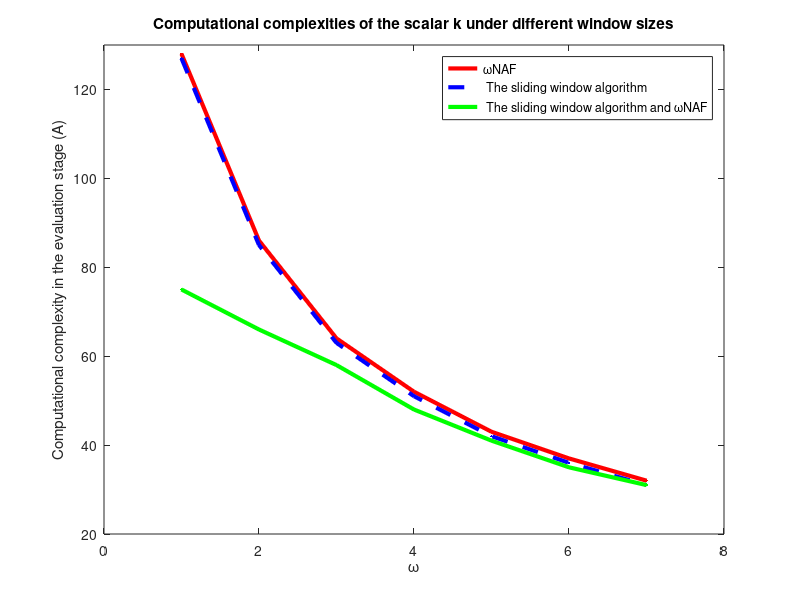

MATLAB code to generate this figure:
clear all;
clc
 
% x=[1,2,3,4,5,6,7];
% y1=[128,86,64,52,43,37,32];
% y2=[127,85,63,51,42,36,31];
% y3=[106,77,60,49,41,35,31];
% %y3=[75,66,58,48,41,35,31];
% plot(x,y1,'r.-','LineWidth', 3);     %以x矩阵的值为横坐标，y矩阵值为纵坐标，分别画出点(1,4),(2,5),(3,6),(4,2)
% hold on;
% plot(x,y2,'b.--','LineWidth', 3);              %'*'表示坐标点用*号表示，‘r’表示点为红色，'-'表示用实线连接
% hold on;
% plot(x,y3,'g.-','LineWidth', 3);
% axis([0,8,20,130]);  %设置x轴范围为0~5，y轴范围为0~10（注意，设置x、y轴范围要在plot函数后）
% xlabel('ω');
% ylabel('Computational complexity in the evaluation stage (A)');
% title('Computational complexities of the three algorithms under different window sizes');
% legend('ωNAF', ' The sliding window algorithm', ' The sliding window algorithm and ωNAF'); % Add legends

%%%
x=[1,2,3,4,5,6,7];
y1=[128,86,64,52,43,37,32];
y2=[127,85,63,51,42,36,31];
y3=[75,66,58,48,41,35,31];
%y3=[75,66,58,48,41,35,31];
plot(x,y1,'r.-','LineWidth', 3);     %以x矩阵的值为横坐标，y矩阵值为纵坐标，分别画出点(1,4),(2,5),(3,6),(4,2)
hold on;
plot(x,y2,'b.--','LineWidth', 3);              %'*'表示坐标点用*号表示，‘r’表示点为红色，'-'表示用实线连接
hold on;
plot(x,y3,'g.-','LineWidth', 3);
axis([0,8,20,130]);  %设置x轴范围为0~5，y轴范围为0~10（注意，设置x、y轴范围要在plot函数后）
xlabel('ω');
ylabel('Computational complexity in the evaluation stage (A)');
title('Computational complexities of the scalar k under different window sizes');
legend('ωNAF', ' The sliding window algorithm', ' The sliding window algorithm and ωNAF'); % Add legends